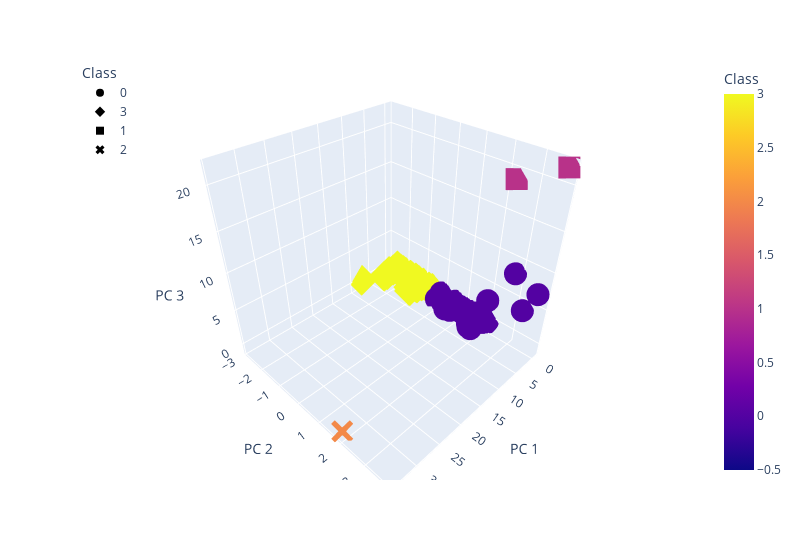

The notebook cell saved with this chart:
### Markdown cell above
### Deliverable 4: Visualizing Cryptocurrencies Results

#### 3D-Scatter with Clusters

### Code cell
# Creating a 3D-Scatter with the PCA data and the clusters
fig = px.scatter_3d(
    clustered_df,
    x="PC 1",
    y="PC 2",
    z="PC 3",
    color="Class",
    symbol="Class",
    width=800,
    hover_name = "CoinName",
    hover_data = ["Algorithm"],
)
fig.update_layout(legend=dict(x=0, y=1))
fig.show()

### Figure 1 — Plotly figure (JSON) as saved in the notebook; plotly's stock layout.template omitted (floating-point values rounded to 4 significant figures; data arrays with more than 128 entries replaced by an {"elided": "..."} marker saying what was removed)
{"data": [{"customdata": {"elided": "291x1 str values"}, "hovertemplate": "<b>%{hovertext}</b><br><br>Class=%{marker.color}<br>PC 1=%{x}<br>PC 2=%{y}<br>PC 3=%{z}<br>Algorithm=%{customdata[0]}<extra></extra>", "hovertext": {"elided": "291 str values"}, "legendgroup": "0", "marker": {"color": {"elided": "291 int values"}, "coloraxis": "coloraxis", "symbol": "circle"}, "mode": "markers", "name": "0", "scene": "scene", "showlegend": true, "type": "scatter3d", "x": {"elided": "291 float values"}, "y": {"elided": "291 float values"}, "z": {"elided": "291 float values"}}, {"customdata": {"elided": "238x1 str values"}, "hovertemplate": "<b>%{hovertext}</b><br><br>Class=%{marker.color}<br>PC 1=%{x}<br>PC 2=%{y}<br>PC 3=%{z}<br>Algorithm=%{customdata[0]}<extra></extra>", "hovertext": {"elided": "238 str values"}, "legendgroup": "3", "marker": {"color": {"elided": "238 int values"}, "coloraxis": "coloraxis", "symbol": "diamond"}, "mode": "markers", "name": "3", "scene": "scene", "showlegend": true, "type": "scatter3d", "x": {"elided": "238 float values"}, "y": {"elided": "238 float values"}, "z": {"elided": "238 float values"}}, {"customdata": [["Proof-of-BibleHash"], ["ECC 256K1"]], "hovertemplate": "<b>%{hovertext}</b><br><br>Class=%{marker.color}<br>PC 1=%{x}<br>PC 2=%{y}<br>PC 3=%{z}<br>Algorithm=%{customdata[0]}<extra></extra>", "hovertext": ["BiblePay", "Acute Angle Cloud"], "legendgroup": "1", "marker": {"color": [1, 1], "coloraxis": "coloraxis", "symbol": "square"}, "mode": "markers", "name": "1", "scene": "scene", "showlegend": true, "type": "scatter3d", "x": [-0.4246, -0.4889], "y": [3.811, 2.315], "z": [21.8, 18.94]}, {"customdata": [["TRC10"]], "hovertemplate": "<b>%{hovertext}</b><br><br>Class=%{marker.color}<br>PC 1=%{x}<br>PC 2=%{y}<br>PC 3=%{z}<br>Algorithm=%{customdata[0]}<extra></extra>", "hovertext": ["BitTorrent"], "legendgroup": "2", "marker": {"color": [2], "coloraxis": "coloraxis", "symbol": "x"}, "mode": "markers", "name": "2", "scene": "scene", "showlegend": true, "type": "scatter3d", "x": [34.15], "y": [1.836], "z": [-0.9558]}], "layout": {"coloraxis": {"colorbar": {"title": {"text": "Class"}}, "colorscale": [[0, "#0d0887"], [0.1111, "#46039f"], [0.2222, "#7201a8"], [0.3333, "#9c179e"], [0.4444, "#bd3786"], [0.5556, "#d8576b"], [0.6667, "#ed7953"], [0.7778, "#fb9f3a"], [0.8889, "#fdca26"], [1, "#f0f921"]]}, "legend": {"title": {"text": "Class"}, "tracegroupgap": 0, "x": 0, "y": 1}, "margin": {"t": 60}, "scene": {"domain": {"x": [0, 1], "y": [0, 1]}, "xaxis": {"title": {"text": "PC 1"}}, "yaxis": {"title": {"text": "PC 2"}}, "zaxis": {"title": {"text": "PC 3"}}}, "width": 800}}
